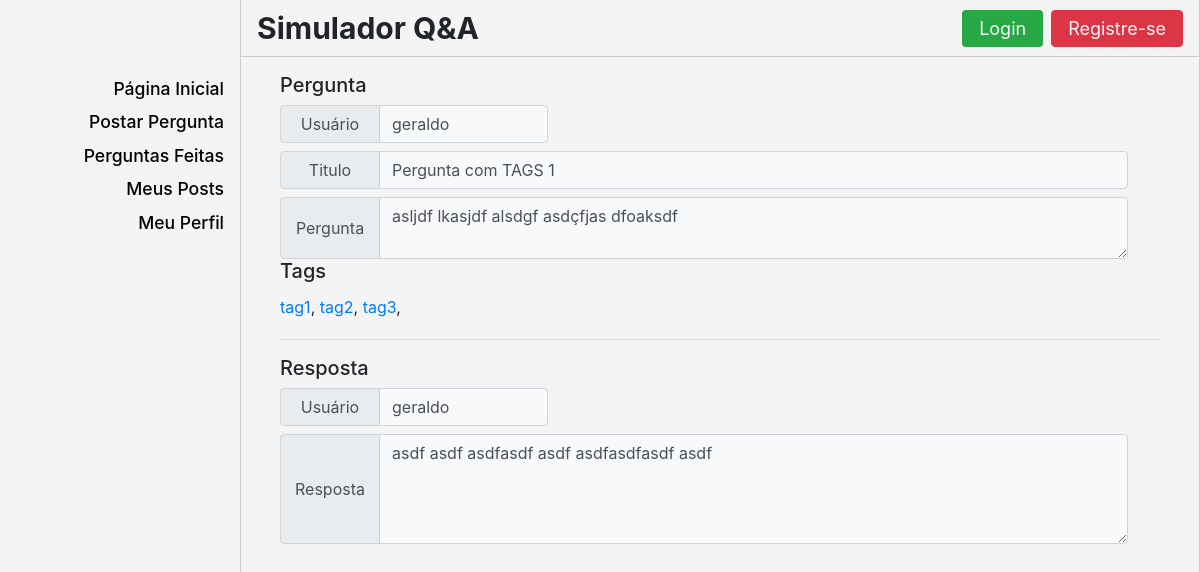
/selecionar_resposta/1, run on the app's committed database.
### qa/models.py (models this page shows, shortened)
class Pergunta(models.Model):
    usuario = models.CharField(max_length=100, default='usuario default')
    titulo = models.CharField(max_length=100, blank=True)
    texto = models.TextField(max_length=1000, default='texto default')
    tags = models.TextField(null=True)
    votos = models.IntegerField(default=0)

class Resposta(models.Model):
    pergunta = models.ForeignKey(Pergunta, on_delete=models.CASCADE)
    usuario = models.CharField(max_length=100)
    texto = models.CharField(max_length=1000)
    votos = models.IntegerField(default=0)

### qa/views.py (the view)
# urls.py: path('selecionar_resposta/<int:resposta_id>', views.selecionar_resposta, name='selecionar_resposta'),
def selecionar_resposta(request, resposta_id):
    usuario = request.user.get_username()
    resposta = get_object_or_404(Resposta, pk=resposta_id)
    pergunta = get_object_or_404(Pergunta, pk=resposta.pergunta.id)
    jsonDec = json.decoder.JSONDecoder()
    tagsList = jsonDec.decode(pergunta.tags)
    if request.method  == 'POST':
        resposta.texto = request.POST['texto_alterado']
        resposta.save()
        context = {'resposta': resposta, 'usuario': usuario,'tagsList':tagsList}
        return HttpResponseRedirect('/selecionar_resposta/%s' % (resposta_id))
    else:
        context = {'pergunta': pergunta, 'resposta': resposta, 'usuario': usuario,'tagsList':tagsList}
        return render(request, 'qa/resposta_selecionada.html', context)

### qa/templates/qa/resposta_selecionada.html (shortened to what this page needs)
{% extends 'qa/template.html' %}
{% block content %}
<div class='container-fluid mt-3 ml-4'>
	<div class='row ml-0'>
		<h5>Pergunta</h5>
	</div>
	<div class='row'>
		<div class='col-11'>
			<div class="input-group mb-2 pl-0 col-4">
				<div class="input-group-prepend prepend-width">
					<div class="input-group-text full-width justify-content-center">
						Usuário
					</div>
				</div>
				<input type='text' name='username' class="form-control bg-light" value='{{pergunta.usuario}}' disabled />
			</div>
		<div class="input-group mb-2">
			<div class="input-group-prepend prepend-width">
				<div class="input-group-text full-width justify-content-center">
					Titulo
				</div>
			</div>
			<input type='text' id="perguntaTitulo" class="form-control col-12 bg-light" name='titulo'
				value='{{pergunta.titulo}}' disabled />
		</div>
		<div class="input-group">
			<div class="input-group-prepend prepend-width">
				<div class="input-group-text full-width justify-content-center">
					Pergunta
				</div>
			</div>
			<textarea id="perguntaTexto" class="form-control col-12 bg-light" name='texto' rows='2'
				disabled>{{pergunta.texto}}</textarea>
		</div>
		<div class='row ml-0'>
			<h5>Tags</h5>
		</div>
		<div class='col-11 pl-0 mb-1 pt-1' style='height:auto; max-height: 32vh; overflow:auto'>
			{% for tag in tagsList %}
				<a href="/tags/{{tag}}">{{tag}}</a>,
			{% endfor %}
		</div>
	</div>
</div>
<hr class='mr-5' />
<div class='row ml-0'>
	<h5>Resposta</h5>
</div>
<div class='row'>
	<div class='col-11'>
		<div class="input-group mb-2 col-4 pl-0">
			<div class="input-group-prepend prepend-width">
				<div class="input-group-text full-width justify-content-center">
					Usuário
				</div>
			</div>
			<input type='text' name='username' class="form-control bg-light" value='{{resposta.usuario}}' disabled />
		</div>
		<div class="input-group">
			<div class="input-group-prepend prepend-width">
				<div class="input-group-text full-width justify-content-center">
					Resposta
				</div>
			</div>
			<textarea id="respostaTexto" class="form-control col-12 bg-light" name='texto' rows='4'
				disabled>{{resposta.texto}}</textarea>
		</div>
	</div>
</div>
</div>
{% endblock %}

### qa/static/css/sidebar.css (style rules this page uses)
body { overflow-x: hidden; }

### qa/static/css/css_geral.css (style rules this page uses)
.bg-page { background-color: #f4f4f4 !important; }

### qa/templates/qa/template.html (style rules this page uses)
.full-width { width: 100%; }
.prepend-width { width: 100px; }

### qa/templates/qa/resposta_selecionada.html (style rules this page uses)
.full-width { width: 100%; }
.prepend-width { width: 100px; }

### data on the page
Pergunta: username "geraldo", titulo "Pergunta com TAGS 1", texto "asljdf lkasjdf alsdgf asdçfjas dfoaksdf"
Resposta: username "geraldo", texto "asdf asdf asdfasdf asdf asdfasdfasdf asdf"

### other printed values
{{ tag }} "tag1" "tag2" "tag3"
